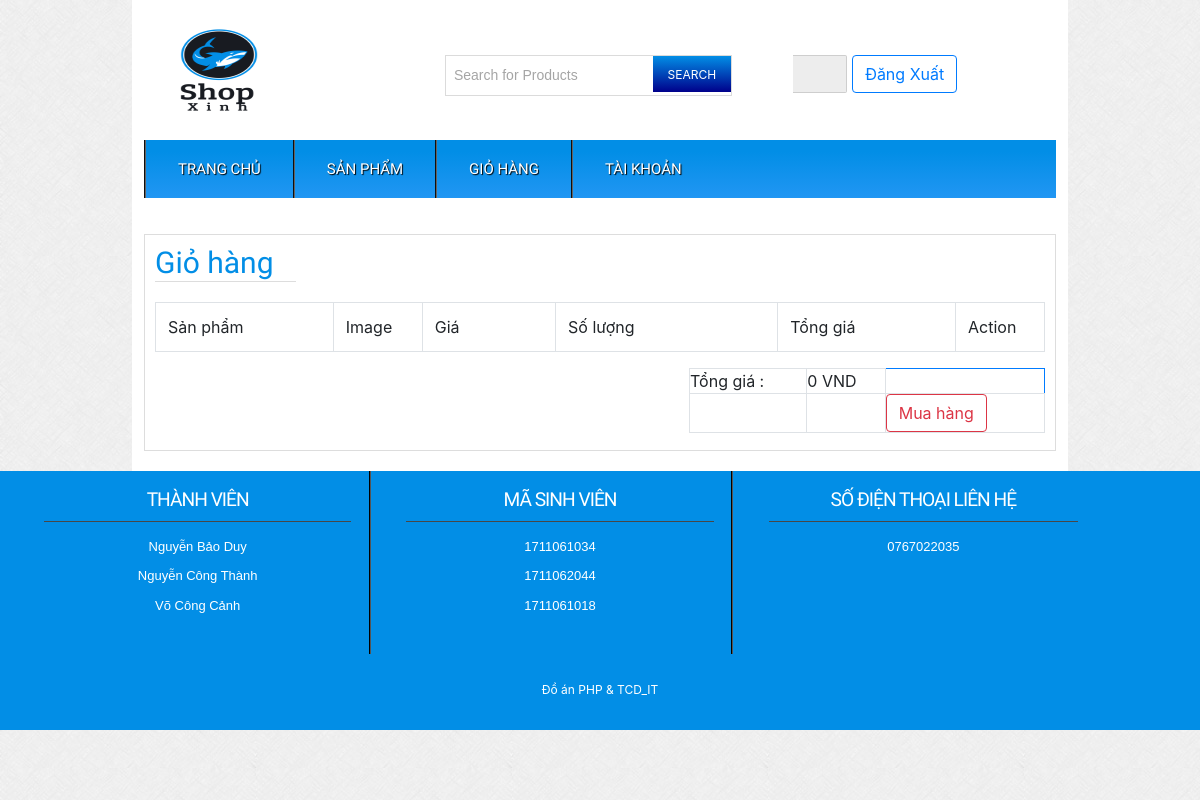
Before: /carts.php?id=live (signed in) with the older database file.
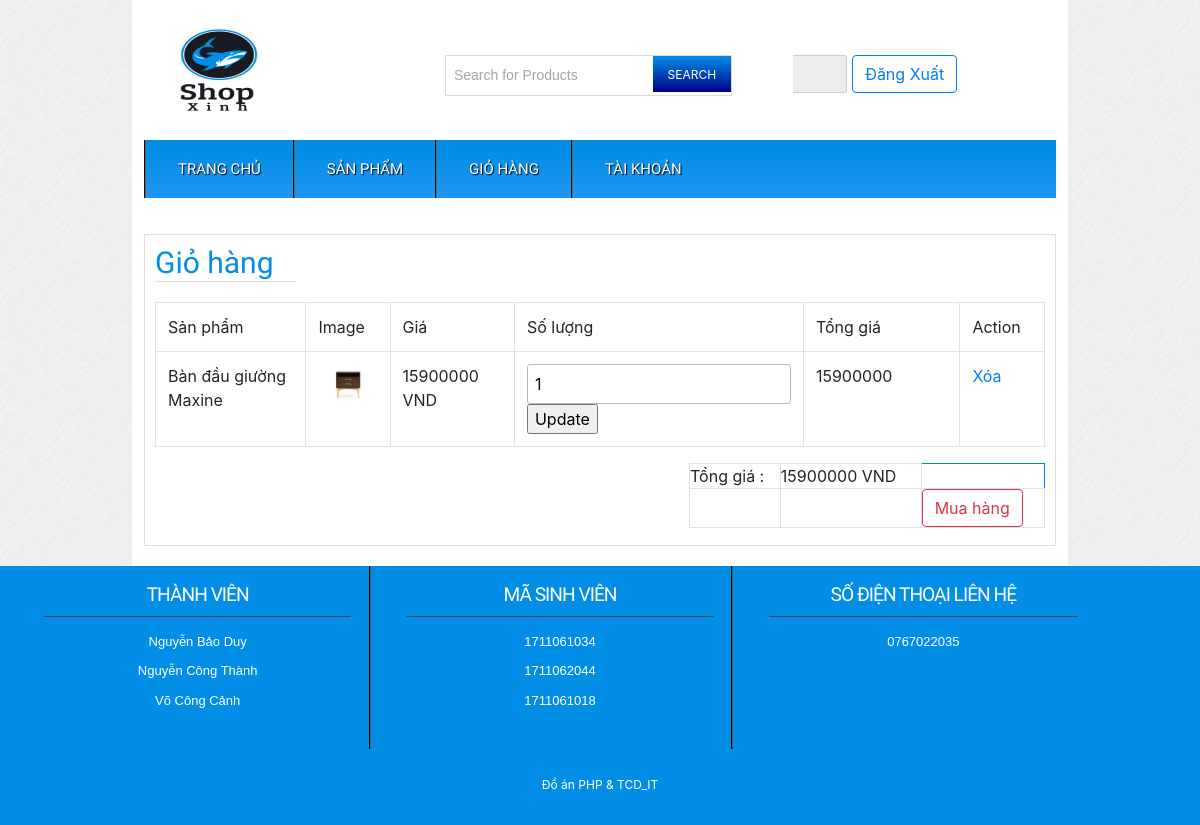
After: the same page with the newer database file.
### tables this page shows
CREATE TABLE `tbl_cart` (
  `cartID` int(11) NOT NULL,
  `productID` int(11) NOT NULL,
  `productName` varchar(255) NOT NULL,
  `price` int(200) NOT NULL,
  `quantity` int(11) NOT NULL,
  `image` varchar(200) NOT NULL,
  `UserID` int(11) NOT NULL
);

### lb/database.php (called while the page is built, shortened)
<?php
Class Database{
   public $host   = DB_HOST;
   public $user   = DB_USER;
   public $pass   = DB_PASS;
   public $dbname = DB_NAME;
   public $link;
private function connectDB(){
   $this->link = new mysqli($this->host, $this->user, $this->pass,
    $this->dbname);
 }
public function insert($query){
   $insert_row = $this->link->query($query) or
     die($this->link->error.__LINE__);
   if($insert_row){
     return $insert_row;
   } else {
     return false;
    }
 }
}

### lb/session.php (called while the page is built, shortened)
<?php
class Session{
 public static function get($key){
    if (isset($_SESSION[$key])) {
     return $_SESSION[$key];
    } else {
     return false;
    }
 }
}
?>

### classes/cart.php (called while the page is built, shortened)
<?php
    require_once('C:/xampp/htdocs/DA_PHP/shop/lb/database.php');
?>
<?php
    class cart
    {
        private $db;
        public function __construct()
        {
           $this->db = new Database();
        }
        public function get_product_cart()
        {   $userID = Session::get('user_ID');
            $query = "SELECT * FROM tbl_cart Where UserID ='$userID'";
            $result = $this->db->insert($query);
            return $result;
        }
    }
?>

### carts.php (the view, shortened to what this page needs)
<?php
	include'./inc/header.php';
?>
 <div class="main">
    <div class="content">
    	<div class="cartoption">
			<div class="cartpage">
			    	<h2 style="color: #028EE6;">Giỏ hàng</h2>
						<table class="table table-hover table-bordered border-primary">
							<tr>
								<th width="20%">Sản phẩm</th>
								<th width="10%">Image</th>
								<th width="15%">Giá</th>
								<th width="25%">Số lượng</th>
								<th width="20%">Tổng giá</th>
								<th width="10%">Action</th>
							</tr>
							<?php
								$get_product_cart = $ct->get_product_cart();
								if ($get_product_cart)
								{	$tonggia = 0;
									while ($result = $get_product_cart->fetch_assoc())
									{
							?>
							<tr>
								<td><?php echo $result['productName'];?></td>
								<td><img src="admin/uploads/<?php echo $result['image'] ;?>" alt="" /></td>
								<td> <?php echo $result['price']." "."VND";?></td>
								<td>
									<form action="" method="post">
										<input type="number" min="0" name="quantity" value="<?php echo $result['quantity']; ?>"/>
										<input type="submit" name="submit" value="Update"/>
									</form>
								</td>
								<td> <?php
								$tong =$result['price'] *$result['quantity'];
								echo $tong;?></td>
								<td><a onclick="return confirm('Bạn có muốn xóa không?')"  href="?delid=<?php echo $result['cartID']?>">Xóa</a></td>
							</tr>
							<?php
								$tonggia += $tong;
								}
							}
							?>
						</table>
						<table class=" table-bordered border-primary" style="float:right;text-align:left;" width="40%">
							<tr>
								<th>Tổng giá : </th>
								<td><?php
									echo $tonggia." "."VND";
								 ?>
								 </td>
							</tr>
							<tr>
							<td></td>
							<th></th>
							<td><a class="btn btn-outline-danger" href="offlinepay.php" role="button">Mua hàng</a></td>
							</tr>
					   </table>
						<br><br><br>
					</div>
    	</div>
    </div>
 </div>
 <?php
include'./inc/footer.php';
?>

Changed rows visible on the page:
added tbl_cart: productName "Bàn đầu giường Maxine", image (picture), price "15900000", quantity "1"
Other visible differences:
$tonggia: "0" → "15900000"
